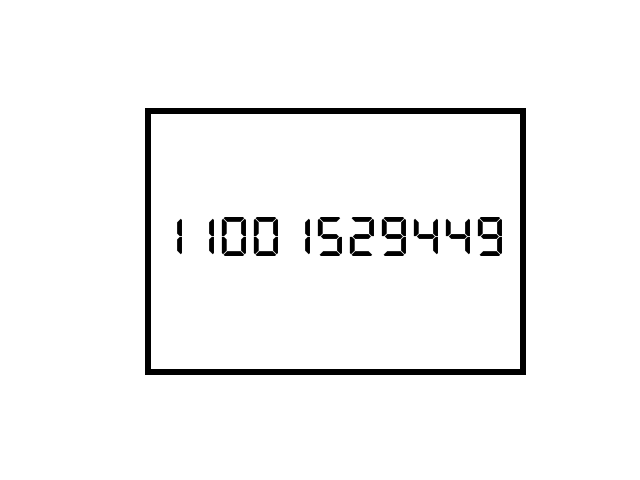
#> input picture tests/digit-test.png, 640 x 480 px, found by its file name
$ python digit_recog.py   (older library calls are emulated)
#> lines starting #> are read from the running program, lines starting #| are printed output that depends on the picture; after the words box and inside, x2 and y2 are one past the last pixel; in counts of white or black regions, pixels touching at a corner belong together
# import the necessary packages
from imutils.perspective import four_point_transform
from imutils import contours
import imutils
import cv2
import numpy as np

DEBUG = True


def img_show(img, window_name, width=None, height=None):
    """ Helper function to show an image.
    It already takes care of pausing the program until
    any key gets pressed.
    It also handles resizing the image to the specified width and/or height.
    If only one of the dimensions is provided, the image is resized
    while keeping the aspect ratio. """

    if not DEBUG:
        return

    if width or height:
        img_h = img.shape[0]
        img_w = img.shape[1]

        if width and not height:
            r = width / img_w
            height = int(img_h * r)

        if height and not width:
            r = height / img_h
            width = int(img_w * r)

        if width and height:
            cv2.namedWindow(window_name, cv2.WINDOW_NORMAL)
            cv2.resizeWindow(window_name, width, height)

    cv2.imshow(window_name, img)
    cv2.waitKey(0)


def img_print(img, text, pos=None, col=(0, 255, 0), thickness=2):
    if pos is None:
        sz = cv2.getTextSize(text, cv2.FONT_HERSHEY_SIMPLEX, 0.65, thickness)
        pos = (5, int(sz[1]) + 10)
    cv2.putText(img, text, (pos[0], pos[1]),
                cv2.FONT_HERSHEY_SIMPLEX, 0.65, col, thickness)


# define the dictionary of digit segments so we can identify
# each digit on the thermostat
DIGITS_LOOKUP = {
    (1, 1, 1, 0, 1, 1, 1): 0,
    (0, 0, 1, 0, 0, 1, 0): 1,
    (1, 0, 1, 1, 1, 0, 1): 2,
    (1, 0, 1, 1, 0, 1, 1): 3,
    (0, 1, 1, 1, 0, 1, 0): 4,
    (1, 1, 0, 1, 0, 1, 1): 5,
    (1, 1, 0, 1, 1, 1, 1): 6,
    (1, 0, 1, 0, 0, 1, 0): 7,
    (1, 1, 1, 1, 1, 1, 1): 8,
    (1, 1, 1, 1, 0, 1, 1): 9
}

# load the example image
image = cv2.imread("tests/digit-test.png")
#> image is the input picture: shape (480, 640, 3); min 0, max 255, mean 245.6

# pre-process the image by resizing it, converting it to
# graycale, blurring it, and computing an edge map
image = imutils.resize(image, height=500)
#> image: shape (500, 666, 3)
gray = cv2.cvtColor(image, cv2.COLOR_BGR2GRAY)
blurred = cv2.GaussianBlur(gray, (5, 5), 0)
edged = cv2.Canny(blurred, 50, 200, 255)
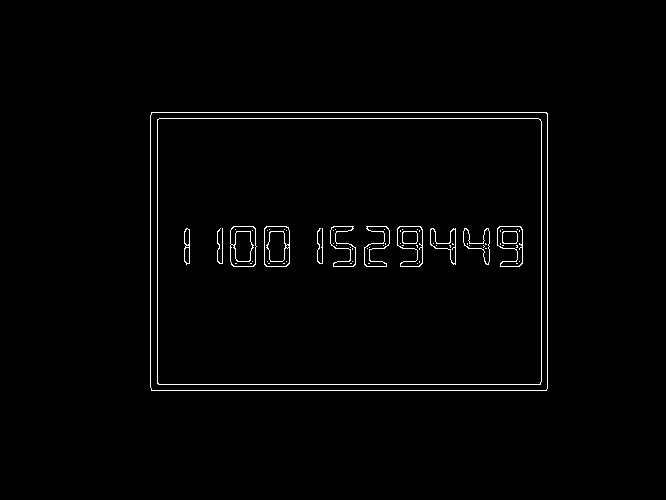
#> edged: shape (500, 666); 1.4% white in thin lines or dots, all inside (x1, y1, x2, y2) = (150, 112, 548, 391)

# find contours in the edge map, then sort them by their
# size in descending order
cnts = cv2.findContours(edged.copy(), cv2.RETR_EXTERNAL,
                        cv2.CHAIN_APPROX_SIMPLE)
#> cnts = 1 contour; box (x1, y1, x2, y2) and area: (150, 112, 548, 391) 110359
cnts = cnts[0] if imutils.is_cv2() else cnts[1]
cnts = sorted(cnts, key=cv2.contourArea, reverse=True)
displayCnt = None
img = image.copy()
cv2.drawContours(img, cnts, -1, (0, 0, 255), 3)
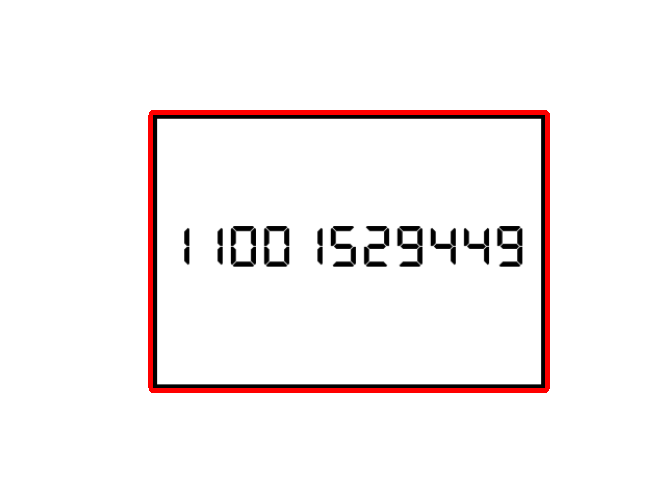
#> img: shape (500, 666, 3); mean B, G, R 243, 243, 248.1
img_show(img, "Contours", height=950)

# loop over the contours
for c in cnts:
    # approximate the contour
    peri = cv2.arcLength(c, True)
    approx = cv2.approxPolyDP(c, 0.02 * peri, True)

    # if the contour has four vertices, then we have found
    # the thermostat display
    if len(approx) == 4:
        displayCnt = approx
        break
#> this loop made 1 pass
#> (peri, displayCnt) on pass 1: (1347.7, [[151, 112], [151, 390], [546, 390], [546, 112]])

# extract the thermostat display, apply a perspective transform
# to it
displayCnt = displayCnt.reshape(4, 2)
warped = four_point_transform(gray, displayCnt)
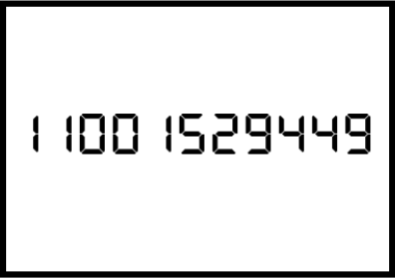
#> warped: shape (278, 395); min 0, max 255, mean 227
output = four_point_transform(image, displayCnt)
warped = warped[10:-10, 10:-10]
#> warped: shape (258, 375)
output = output[10:-10, 10:-10]
#> output: shape (258, 375, 3)
img_show(output, "Warped", height=950)

# threshold the warped image, then apply a series of morphological
# operations to cleanup the thresholded image
thresh = cv2.threshold(warped, 0, 255,
                       cv2.THRESH_BINARY_INV | cv2.THRESH_OTSU)[1]
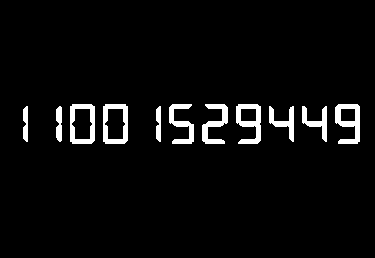
#> thresh: shape (258, 375); 4.3% white; 11 white regions, largest, box (x1, y1, x2, y2) and area: (335, 104, 360, 144) 542, (236, 104, 261, 144) 532, (103, 104, 128, 144) 516
kernel = cv2.getStructuringElement(cv2.MORPH_ELLIPSE, (1, 5))
thresh = cv2.morphologyEx(thresh, cv2.MORPH_OPEN, kernel)
#> thresh: shape (258, 375); 4.3% white; 11 white regions
img_show(thresh, "Thresh", height=950)

# find contours in the thresholded image, then initialize the
# digit contours lists
cnts = cv2.findContours(thresh.copy(), cv2.RETR_EXTERNAL,
                        cv2.CHAIN_APPROX_SIMPLE)
#> cnts = 11 contours; largest, box (x1, y1, x2, y2) and area: (103, 104, 128, 144) 921, (70, 104, 95, 144) 920, (236, 104, 261, 144) 630, (335, 104, 360, 144) 630, (202, 104, 228, 144) 368
cnts = cnts[0] if imutils.is_cv2() else cnts[1]

img = output.copy()
cv2.drawContours(img, cnts, -1, (0, 0, 255), 3)
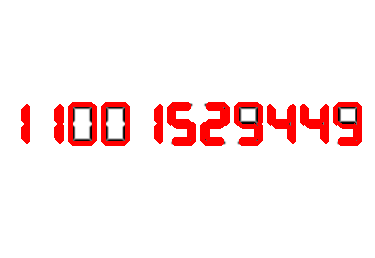
#> img: shape (258, 375, 3); mean B, G, R 236.8, 236.8, 253.4
img_show(img, "Digits Contours", height=950)

digitCnts = []
widths = []
heights = []
width_dict = {}
# loop over the digit area candidates
for c in cnts:
    # compute the bounding box of the contour
    (x, y, w, h) = cv2.boundingRect(c)
    widths.append(w)
    heights.append(h)
    print("w:", w, "h:", h)
    img = output.copy()
    cv2.drawContours(img, [c], -1, (0, 255, 0), 1)
    img_print(img, "w: %s h: %s" % (w, h))
    # cv2.putText(img, "w: %s h: %s" % (w, h), (x - 10, y - 10),
    # cv2.FONT_HERSHEY_SIMPLEX, 0.65, (0, 255, 0), 2)
    img_show(img, "Digit", height=950)
    # if the contour is sufficiently large, it must be a digit
    if w >= 5 and (h >= 30 and h <= 40):
        digitCnts.append(c)
#> this loop made 11 passes
#> (x, y, w, h, sz in img_print) on passes 1 to 11: (302, 106, 25, 36, ((125, 15), 7)), (269, 106, 25, 36, ((125, 15), 7)), (156, 106, 5, 36, ((112, 15), 7)), (56, 106, 6, 36, ((112, 15), 7)), (23, 106, 5, 36, ((112, 15), 7)), (335, 104, 25, 40, ((125, 15), 7)), (236, 104, 25, 40, ((125, 15), 7)), (202, 104, 26, 40, ((125, 15), 7)), (169, 104, 25, 40, ((125, 15), 7)), (103, 104, 25, 40, ((125, 15), 7)), (70, 104, 25, 40, ((125, 15), 7))
#| w: 25 h: 36
#| w: 25 h: 36
#| w: 5 h: 36
#| w: 6 h: 36
#| w: 5 h: 36
#| w: 25 h: 40
#| w: 25 h: 40
#| w: 26 h: 40
#> (further printed lines are left out)
#> pass 1, in img_show (call 5), `cv2.imshow(window_name, img)`:
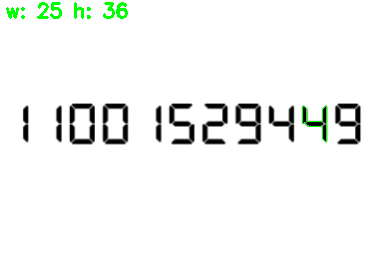
#> window 'Digit': shape (258, 375, 3); mean B, G, R 242.7, 244.8, 242.7
#> pass 2, in img_show (call 6), `cv2.imshow(window_name, img)`:
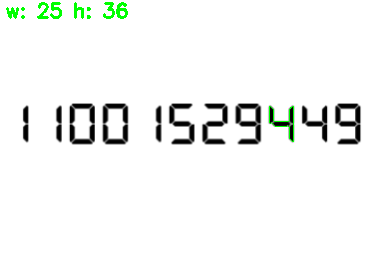
#> window 'Digit': shape (258, 375, 3); mean B, G, R 242.7, 244.8, 242.7
#> after the loop, digitCnts has the same summary as cnts; heights = [36, 36, 36, 36, 36, 40, 40, 40, 40, 40, 40]; widths = [25, 25, 5, 6, 5, 25, 25, 26, 25, 25, 25]

for w in widths:
    if w in width_dict.keys():
        width_dict[w] += 1
    else:
        width_dict[w] = 1
#> this loop made 11 passes
#> w on passes 1, 2, 3, 4, 6, 7, 8, 9, 10, 11: 25, 25, 5, 6, 25, 25, 26, 25, 25, 25
#> after the loop, width_dict = {25: 7, 5: 2, 6: 1, 26: 1}

most_commom_width = sorted(width_dict, key=width_dict.get, reverse=True)[0]
#> most_commom_width = 25
estimated_width = np.ceil(np.mean(heights) / 1.5)
#> estimated_width = 26
digit_width = int(np.ceil(np.mean([most_commom_width, estimated_width])))
#> digit_width = 26

# sort the contours from left-to-right, then initialize the
# actual digits themselves
digitCnts = contours.sort_contours(digitCnts,
                                   method="left-to-right")[0]

img = output.copy()
cv2.drawContours(img, digitCnts, -1, (0, 0, 255), 3)
img_show(img, "Digits?", height=950)

digits = []

# loop over each of the digits
for c in digitCnts:
    # extract the digit ROI
    (x, y, w, h) = cv2.boundingRect(c)
    # Fix the width of the contour to account for the digit one
    diff_w = digit_width - w
    x = x - diff_w
    w = digit_width
    roi = thresh[y:y + h, x:x + w]

    # compute the width and height of each of the 7 segments
    # we are going to examine
    (roiH, roiW) = roi.shape
    (dW, dH) = (int(roiW * 0.25), int(roiH * 0.15))
    dHC = int(roiH * 0.05)

    # define the set of 7 segments
    segments = [
        ((0, 0), (w, dH)),  # top
        ((0, 0), (dW, h // 2)),  # top-left
        ((w - dW, 0), (w, h // 2)),  # top-right
        ((0, (h // 2) - dHC), (w, (h // 2) + dHC)),  # center
        ((0, h // 2), (dW, h)),  # bottom-left
        ((w - dW, h // 2), (w, h)),  # bottom-right
        ((0, h - dH), (w, h))   # bottom
    ]
    on = [0] * len(segments)
    img = output.copy()
    cv2.rectangle(img, (x, y), (x + w, y + h), (0, 255, 0), 1)
    # loop over the segments
    for (i, ((xA, yA), (xB, yB))) in enumerate(segments):
        # extract the segment ROI, count the total number of
        # thresholded pixels in the segment, and then compute
        # the area of the segment
        segROI = roi[yA:yB, xA:xB]
        total = cv2.countNonZero(segROI)
        area = (xB - xA) * (yB - yA)
        cv2.rectangle(img, (xA + x, yA + y),
                      (xB + x, yB + y), (255, 0, 0), 1)
        img_show(img, "Digits Analisys", height=950)

        # if the total number of non-zero pixels is greater than
        # 50% of the area, mark the segment as "on"
        if total / float(area) > 0.5:
            on[i] = 1

    print(on)
    # lookup the digit and draw it on the image
    try:
        digit = DIGITS_LOOKUP[tuple(on)]
    except KeyError as e:
        print(e)
        digit = -1
    digits.append(digit)
    cv2.rectangle(output, (x, y), (x + w, y + h), (0, 255, 0), 1)
    cv2.putText(output, str(digit), (x + w // 2, y - 10),
                cv2.FONT_HERSHEY_SIMPLEX, 0.65, (0, 255, 0), 2)

# display the digits
print(u"{}{}.{} \u00b0C".format(*digits))
cv2.imshow("Input", image)
cv2.imshow("Output", output)
cv2.waitKey(0)
